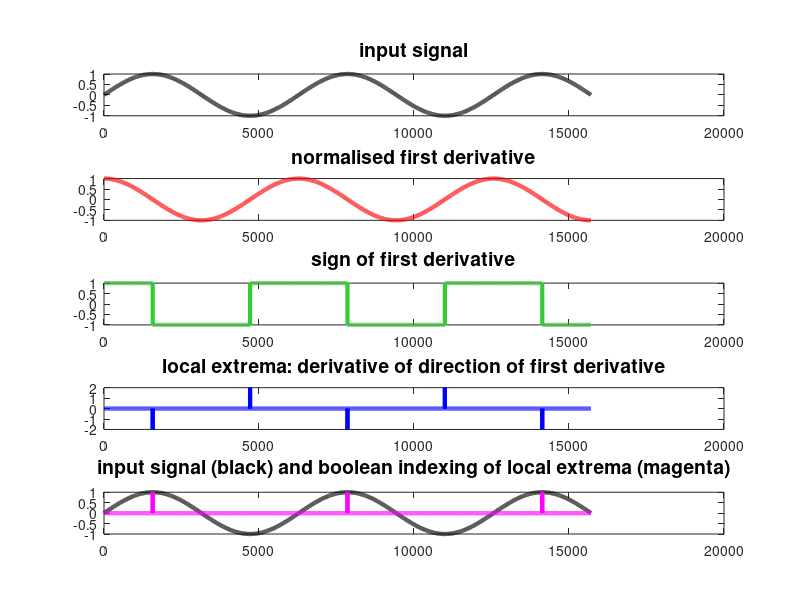

This chart was generated by the following MATLAB code:
%%%%%%%%%%%%%%%%%%%%%%%%%%%%%%%%%%%%%%%%%%%%%%%%%%%%%%%%%%%%%%%%%%%%%%%%%%%%%%%%
%                                                                              %
%                             FIND PEAKS IN A CURVE                            %
%                                DEMONSTRATION                                 %
%                                                                              %
%                               26 January 2018                                %
%                                                                              %
%                          Juan Ignacio Mendoza Garay                          %
%                               doctoral student                               %
%                 Department of Music, Art and Culture Studies                 %
%                            University of Jyv?skyl?                           %
%                                                                              %
%%%%%%%%%%%%%%%%%%%%%%%%%%%%%%%%%%%%%%%%%%%%%%%%%%%%%%%%%%%%%%%%%%%%%%%%%%%%%%%%

test_input = sin(0:0.001:(pi*5)); % define the input signal

close all
figure('Position',get( 0, 'Screensize' ))
amt_subplots = 5;

subplot_count = 1;
subplot(amt_subplots,1,subplot_count)
plot(test_input,'k','LineWidth',3)
title('input signal','FontSize',14)
subplot_count = subplot_count + 1;

test_first = (diff(test_input)); % first derivative (differentiation) of the input signal
test_first_norm = test_first / max(test_first); % normalise it, don't criticise it

subplot(amt_subplots,1,subplot_count)
plot(test_first_norm,'r','LineWidth',3)
ylim([min(test_first_norm), max(test_first_norm)])
title('normalised first derivative','FontSize',14)
subplot_count = subplot_count + 1;

test_sign_first = sign(test_first_norm); % find the sign of the first derivative (positive = 1; negative = -1) 
subplot(amt_subplots,1,subplot_count)
plot(test_sign_first,'color',[0.2, 0.8, 0.2],'LineWidth',3)
title('sign of first derivative','FontSize',14)
subplot_count = subplot_count + 1;

test_deriv_sign = diff(test_sign_first); % local extrema: derivative of the sign of the first derivative of the input signal

subplot(amt_subplots,1,subplot_count)
plot(test_deriv_sign,'b','LineWidth',3)
title('local extrema: derivative of direction of first derivative','FontSize',14)
subplot_count = subplot_count + 1;

% The peaks of the input are located where zero-crossings of the first derivative change from positive to negative.

peaks_indexes_bool = test_deriv_sign < 0; % get boolean indexes of negative local extrema

subplot(amt_subplots,1,subplot_count)
plot(test_input,'k','LineWidth',3)
hold on
plot(peaks_indexes_bool,'m','LineWidth',3)
title('input signal (black) and boolean indexing of local extrema (magenta)','FontSize',14)
